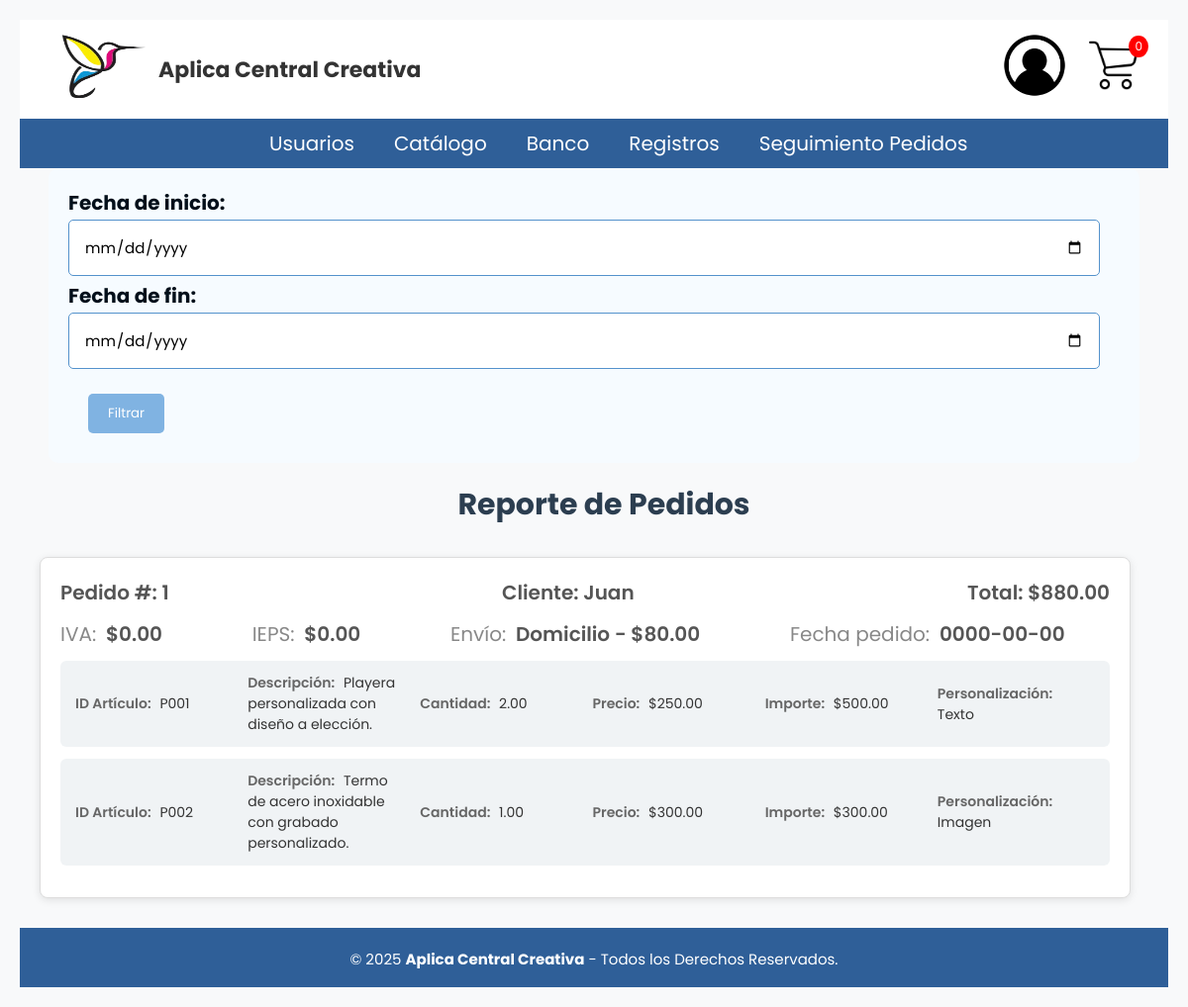
The app's page /Ventas/Resumen_detalle.php (signed in) with its own data.
### tables this page shows
CREATE TABLE pedido(
id_pedido INT NOT NULL PRIMARY KEY AUTO_INCREMENT,
id_envio INT NOT NULL,
id_paqueteria INT,
id_carrito INT NOT NULL,
iva DECIMAL(6,2) NOT NULL,
ieps DECIMAL(2),
id_direccion INT,
precio_total_pedido DECIMAL(6,2) NOT NULL,
CONSTRAINT fk_pedido_envio FOREIGN KEY (id_envio) REFERENCES envio(id_envio),
CONSTRAINT fk_pedido_paqueteria FOREIGN KEY (id_paqueteria) REFERENCES paqueteria(id_paqueteria),
CONSTRAINT fk_pedido_carrito FOREIGN KEY (id_carrito) REFERENCES carrito(id_carrito),
CONSTRAINT fk_pedido_direccion FOREIGN KEY (id_direccion) REFERENCES direccion(id_direccion)
);

CREATE TABLE detalle_carrito(
id_detalle_carrito INT NOT NULL PRIMARY KEY AUTO_INCREMENT,
id_carrito INT NOT NULL,
id_articulo VARCHAR(5) NOT NULL,
cantidad DECIMAL(6,2) NOT NULL,
precio DECIMAL(6,2) NOT NULL,
importe DECIMAL(10,2) NOT NULL,
personalizacion ENUM('Icono','Texto','Imagen'),
CONSTRAINT fk_detalle_carrito FOREIGN KEY (id_carrito) REFERENCES carrito(id_carrito),
CONSTRAINT fk_articulo_carrito FOREIGN KEY (id_articulo) REFERENCES articulos(id_articulo)
);

CREATE TABLE articulos(
id_articulo VARCHAR(5) NOT NULL PRIMARY KEY UNIQUE,
descripcion TEXT NOT NULL,
id_detalle_articulo INT NOT NULL,
CONSTRAINT fk_deta_art FOREIGN KEY (id_detalle_articulo) REFERENCES detalle_articulos(id_detalle_articulo)
);

### Ventas/Resumen_detalle.php (the view, shortened to what this page needs)
<?php
include('../BD/ConexionBD.php');
include('../Nav/header.php');
?>
<!DOCTYPE html>
<html lang="es">
<head>
    <link rel="stylesheet" href="reporte_ventas.css">
</head>
<body>
<form method="GET" action="" class="form_reg_usuario">
    <label for="fecha_inicio">Fecha de inicio:</label>
    <input type="date" name="fecha_inicio" required value="<?php echo isset($_GET['fecha_inicio']) ? $_GET['fecha_inicio'] : ''; ?>">
    <label for="fecha_fin">Fecha de fin:</label>
    <input type="date" name="fecha_fin" required value="<?php echo isset($_GET['fecha_fin']) ? $_GET['fecha_fin'] : ''; ?>">
    <button type="submit" class="regresar">Filtrar</button>
</form>
<h2>Reporte de Pedidos</h2>
<?php
$sql = "SELECT
            p.id_pedido,
            p.precio_total_pedido,
            p.iva,
            p.ieps,
            c.id_carrito,
            cli.nom_persona AS nombre_cliente,
            e.tipo_envio,
            e.costo AS costo_envio,
            paq.nombre_paqueteria,
            dc.id_articulo,
            a.descripcion,
            dc.cantidad,
            dc.precio,
            dc.importe,
            dc.personalizacion,
            d.calle,
            d.num_ext,
            d.colonia,
            d.ciudad,
            d.estado,
            d.codigo_postal,
            p.fecha_pedido
        FROM pedido p
        JOIN carrito c ON p.id_carrito = c.id_carrito
        JOIN cliente cli ON c.id_cliente = cli.id_cliente
        JOIN envio e ON p.id_envio = e.id_envio
        LEFT JOIN paqueteria paq ON p.id_paqueteria = paq.id_paqueteria
        JOIN detalle_carrito dc ON c.id_carrito = dc.id_carrito
        JOIN articulos a ON dc.id_articulo = a.id_articulo
        LEFT JOIN direccion d ON p.id_direccion = d.id_direccion";
$sql .= " ORDER BY p.id_pedido";
$resultado = mysqli_query($conn, $sql);
$pedidos = [];
while ($fila = mysqli_fetch_assoc($resultado)) {
    $id = $fila['id_pedido'];
    if (!isset($pedidos[$id])) {
        $pedidos[$id] = [
            'cliente' => $fila['nombre_cliente'],
            'total' => $fila['precio_total_pedido'],
            'iva' => $fila['iva'],
            'ieps' => $fila['ieps'],
            'tipo_envio' => $fila['tipo_envio'],
            'costo_envio' => $fila['costo_envio'],
            'direccion' => "{$fila['calle']} {$fila['num_ext']}, {$fila['colonia']}, {$fila['ciudad']}, {$fila['estado']} C.P. {$fila['codigo_postal']}",
            'detalles' => [],
            'fecha_pedido' => $fila['fecha_pedido'],
        ];
    }
    $pedidos[$id]['detalles'][] = [
        'id_articulo' => $fila['id_articulo'],
        'descripcion' => $fila['descripcion'],
        'cantidad' => $fila['cantidad'],
        'precio' => $fila['precio'],
        'importe' => $fila['importe'],
        'personalizacion' => $fila['personalizacion']
    ];
}
if (!empty($pedidos)) {
    foreach ($pedidos as $id => $pedido) {
        echo "<div class='pedido-card'>";
        echo "<div class='pedido-header' onclick='toggleDetalle($id)'>";
        echo "<span>Pedido #: $id</span>";
        echo "<span>Cliente: {$pedido['cliente']}</span>";
        echo "<span>Total: $" . number_format($pedido['total'], 2) . "</span>";
        echo "</div>";
        echo "<div class='pedido-detalle' id='detalle_$id'>";
        echo "<div class='pago-info'>";
        echo "<span><span class='etiqueta'>IVA:</span> $" . number_format($pedido['iva'], 2) . "</span><br>";
        echo "<span><span class='etiqueta'>IEPS:</span> $" . number_format($pedido['ieps'], 2) . "</span><br>";
        echo "<span><span class='etiqueta'>Envío:</span> {$pedido['tipo_envio']} - $" . number_format($pedido['costo_envio'], 2) . "</span><br>";
        echo "<span><span class='etiqueta'>Fecha pedido:</span> {$pedido['fecha_pedido']}</span><br>";
        echo "</div>";
        echo "<div class='productos'>";
        foreach ($pedido['detalles'] as $detalle) {
            echo "<div class='producto'>";
            echo "<div><span class='etiqueta'>ID Artículo:</span> {$detalle['id_articulo']}</div>";
            echo "<div><span class='etiqueta'>Descripción:</span> {$detalle['descripcion']}</div>";
            echo "<div><span class='etiqueta'>Cantidad:</span> {$detalle['cantidad']}</div>";
            echo "<div><span class='etiqueta'>Precio:</span> $" . number_format($detalle['precio'], 2) . "</div>";
            echo "<div><span class='etiqueta'>Importe:</span> $" . number_format($detalle['importe'], 2) . "</div>";
            echo "<div><span class='etiqueta'>Personalización:</span> {$detalle['personalizacion']}</div>";
            echo "</div>";
        }
        echo "</div>";
        echo "</div>";
        echo "</div>";
    }
} else {
    echo "<p>No se encontraron pedidos.</p>";
}
?>
<?php include('../Nav/footer.php'); ?>
</body>
</html>

### CSS/cabecera.css (style rules this page uses)
html { font-size: 20px; overflow-y: auto; font-family: 'Poppins', sans-serif; }

### CSS/menu.css (style rules this page uses)
* { padding: 0px; margin: 0px; }

### CSS/tablas_boton.css (style rules this page uses)
.regresar { background-color: #80b3e2; color: white; padding: 10px 20px; border: none; border-radius: 5px; cursor: pointer; font-family: 'Poppins', sans-serif; margin-top: 20px; margin-bottom: 10px; display: inline-block; margin-left: 20px; }

### CSS/formularios.css (style rules this page uses)
.regresar { background-color: #80b3e2; color: white; padding: 10px 20px; border: none; border-radius: 5px; cursor: pointer; font-family: 'Poppins', sans-serif; margin-top: 20px; margin-bottom: 10px; display: inline-block; margin-left: 20px; }
* { font-family: 'Poppins', sans-serif; margin: 0; padding: 0; box-sizing: border-box; }
.form_reg_usuario { max-width: 100%; margin: 20px auto; padding: 20px; background-color: #f6fbff; border-radius: 10px; box-shadow: 0 0 10px rgba(70, 196, 255, 0); font-family: 'Poppins', sans-serif; max-width: 95%; margin-top: 20px; margin-bottom: 20px; margin: 0 auto; padding: 20px; }
.form_reg_usuario input[type="text"], .form_reg_usuario input[type="number"], .form_reg_usuario input[type="password"], .form_reg_usuario input[type="date"], .form_reg_usuario input[type="email"], .form_reg_usuario input[type="input"], .form_reg_usuario textarea { width: calc(100% - 20px); padding: 15px; margin-bottom: 5px; border: 1px solid #5492cc; border-radius: 5px; box-sizing: border-box; font-family: 'Poppins', sans-serif; font-size: 15px; }
.form_reg_usuario label { display: block; margin-bottom: 2px; font-weight: bold; color: #030f1a; font-family: 'Poppins', sans-serif; font-size: 20px; }

### CSS/cabecera2.css (style rules this page uses)
* { padding: 0px; margin: 0px; }
h1, h2 { color: #000000; }

### CSS/Carrito.css (style rules this page uses)
body { font-family: 'Segoe UI', Tahoma, Geneva, Verdana, sans-serif; background-color: #f4f4f9; color: #000000; }

### CSS/direccion.css (style rules this page uses)
body { font-family: 'Segoe UI', Tahoma, Geneva, Verdana, sans-serif; background-color: #f4f4f9; color: #000000; }
label { display: block; margin-bottom: 10px; font-size: 20px; cursor: pointer; }

### CSS/confirmar_pedido.css (style rules this page uses)
body { font-family: 'Segoe UI', Tahoma, Geneva, Verdana, sans-serif; background-color: #f4f4f9; color: #000000; margin: 0; padding: 0; }
h2 { text-align: left; color: #000000; margin-top: 20px; margin-left: 20px; }

### CSS/reporte_ventas.css (style rules this page uses)
body { font-family: Arial, sans-serif; background-color: #f8f9fa; color: #333; }
h2 { color: #2c3e50; text-align: center; margin-bottom: 30px; }
.pedido-card { background-color: #fff; border: 1px solid #ddd; border-radius: 8px; padding: 20px; margin-bottom: 25px; box-shadow: 0 2px 8px rgba(0,0,0,0.1); width: 95%; margin-left: 20px; }
.pedido-header, .pedido-info, .pago-info { display: flex; justify-content: space-between; margin-bottom: 12px; font-weight: 600; color: #555; }
.etiqueta { color: #888; font-weight: normal; margin-right: 5px; text-align: left; }
.producto { display: flex; align-items: center; background-color: #f0f3f5; border-radius: 6px; padding: 12px 15px; margin-bottom: 12px; gap: 15px; }
.producto div { flex: 1; font-size: 14px; }
.producto div span.etiqueta { font-weight: 600; color: #666; }

### Ventas/reporte_ventas.css (style rules this page uses)
body { font-family: Arial, sans-serif; margin: 20px; background-color: #f8f9fa; color: #333; }
h2 { color: #2c3e50; text-align: center; margin-bottom: 30px; }
.pedido-card { background-color: #fff; border: 1px solid #ddd; border-radius: 8px; padding: 20px; margin-bottom: 25px; box-shadow: 0 2px 8px rgba(0,0,0,0.1); }
.pedido-header, .pedido-info, .pago-info { display: flex; justify-content: space-between; margin-bottom: 12px; font-weight: 600; color: #555; }
.etiqueta { color: #888; font-weight: normal; margin-right: 5px; }
.producto { display: flex; align-items: center; background-color: #f0f3f5; border-radius: 6px; padding: 12px 15px; margin-bottom: 12px; gap: 15px; }
.producto div { flex: 1; font-size: 14px; }
.producto div span.etiqueta { font-weight: 600; color: #666; }

### records on screen
pedido: detalle_carrito.id_articulo "P001", articulos.descripcion "Playera personalizada con diseño a elección.", detalle_carrito.cantidad "2.00", detalle_carrito.precio "250.00", detalle_carrito.importe "500.00", detalle_carrito.personalizacion "Texto", detalle_carrito.id_articulo "P002", articulos.descripcion "Termo de acero inoxidable con grabado personalizado.", detalle_carrito.cantidad "1.00", detalle_carrito.precio "300.00", detalle_carrito.importe "300.00", detalle_carrito.personalizacion "Imagen"

### other values on screen
$total_cantidad "0"
$nombre "Usuarios"
$nombre "Catálogo"
$nombre "Banco"
$nombre "Registros"
$nombre "Seguimiento Pedidos"
$id "1"
$pedido['cliente'] "Juan"
$pedido['total'] "880.00"
$pedido['iva'] "0.00"
$pedido['ieps'] "0.00"
$pedido['tipo_envio'] "Domicilio"
$pedido['costo_envio'] "80.00"
$pedido['fecha_pedido'] "0000-00-00"
